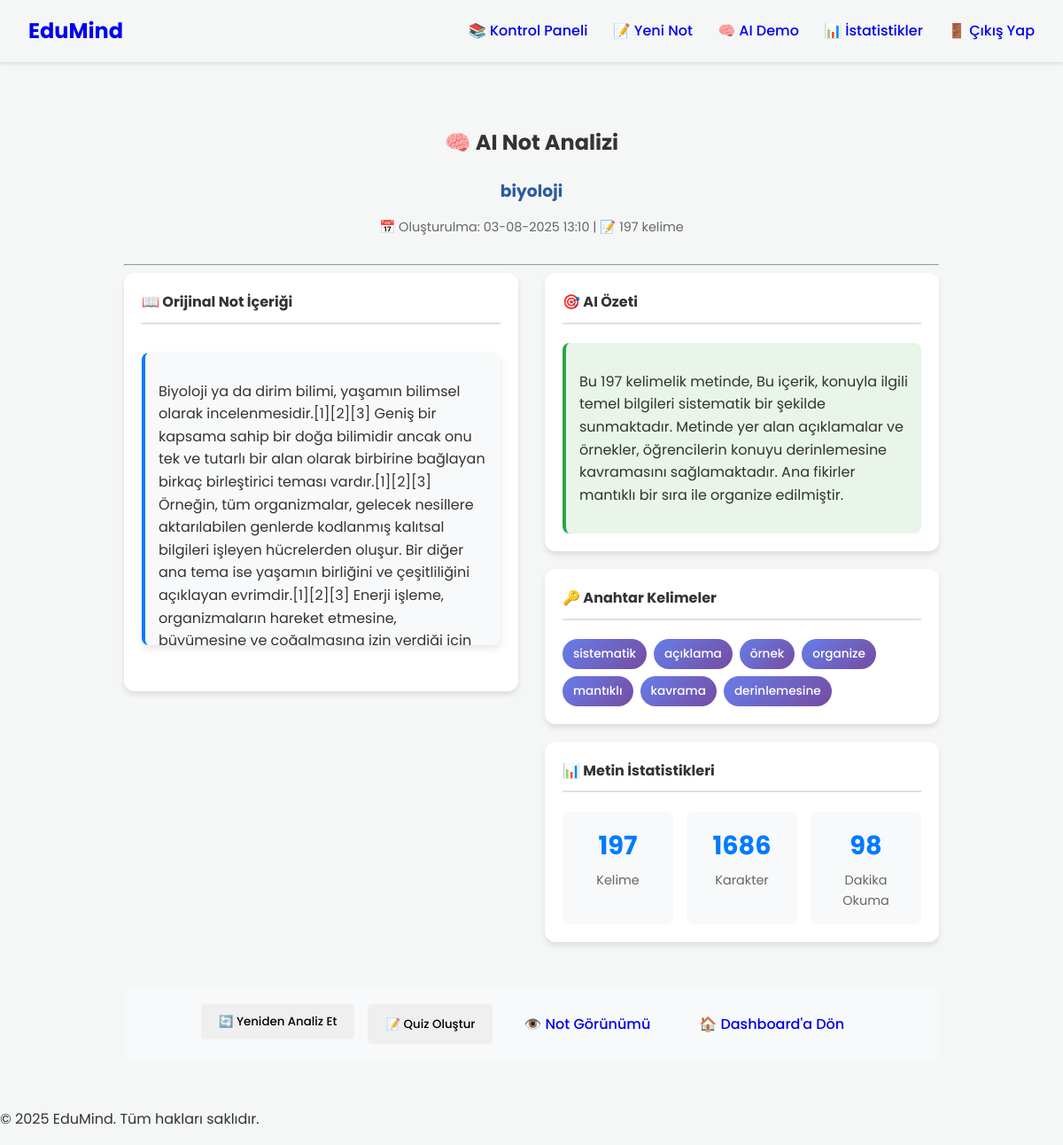
/note/6/analyze (signed in), run on the app's committed database.
### app/models.py (models this page shows, shortened)
class Note(db.Model):
    id = db.Column(db.Integer, primary_key=True)
    title = db.Column(db.String(100), nullable=False)
    content = db.Column(db.Text, nullable=False)
    summary = db.Column(db.Text, nullable=True) # AI tarafından oluşturulan özet
    keywords = db.Column(db.String(200), nullable=True) # AI tarafından çıkarılan anahtar kelimeler
    date_posted = db.Column(db.DateTime, nullable=False, default=datetime.utcnow)
    user_id = db.Column(db.Integer, db.ForeignKey('user.id'), nullable=False)

### app/routes.py (the view)
@main_bp.route("/note/<int:note_id>/analyze", methods=['GET', 'POST'])
@login_required
def analyze_note(note_id):
    note = Note.query.get_or_404(note_id)
    if note.author != current_user:
        return redirect(url_for('main.dashboard'))
    analysis = None
    if request.method == 'POST':
        user_level = current_user.age_group if current_user.age_group else "teen"
        analysis = enhanced_summarize_and_get_keywords(note.content, user_level)
        note.summary = analysis.get('summary', note.summary)
        note.keywords = analysis.get('keywords', note.keywords)
        db.session.commit()
        flash('Not yeniden analiz edildi! 🔄', 'success')
    else:
        analysis = {
            'summary': note.summary,
            'keywords': note.keywords,
            'word_count': len(note.content.split()) if note.content else 0,
            'mode': 'existing'
        }
    return render_template('analyze_note.html', title=f'{note.title} - Analiz', note=note, analysis=analysis)

### app/__init__.py (called while the page is built)
def create_app():
    app = Flask(__name__)
    app.config.from_object(Config)
    try:
        os.makedirs(app.instance_path)
    except OSError:
        pass
    db.init_app(app)
    login_manager.init_app(app)
    from app.routes import main_bp
    app.register_blueprint(main_bp)
    from app.models import User
    @login_manager.user_loader
    def load_user(user_id):
        return User.query.get(int(user_id))
    with app.app_context():
        db.create_all() # Veritabanı tablolarını oluştur
    return app

### app/templates/analyze_note.html (shortened to what this page needs)
{% extends "base.html" %}
{% block content %}
<div class="analyze-container">
    <div class="analyze-header">
        <h2>🧠 AI Not Analizi</h2>
        <div class="note-info">
            <h3>{{ note.title }}</h3>
            <p class="note-meta">
                📅 Oluşturulma: {{ note.date_posted.strftime('%d-%m-%Y %H:%M') }}
                | 📝 {{ analysis.word_count }} kelime
            </p>
        </div>
    </div>
    <hr>
    <div class="analyze-grid">
        <div class="original-content">
            <div class="content-card">
                <h4>📖 Orijinal Not İçeriği</h4>
                <div class="content-box">
                    <p>{{ note.content }}</p>
                </div>
            </div>
        </div>
        <div class="analysis-content">
            <div class="content-card summary-card">
                <h4>🎯 AI Özeti</h4>
                <div class="summary-content">
                    <p>{{ analysis.summary }}</p>
                </div>
            </div>
            <div class="content-card keywords-card">
                <h4>🔑 Anahtar Kelimeler</h4>
                <div class="keywords-container">
                    {% if analysis.keywords %}
                        {% for keyword in analysis.keywords.split(',') %}
                            <span class="keyword-tag">{{ keyword.strip() }}</span>
                        {% endfor %}
                    {% else %}
                        <span class="no-keywords">Anahtar kelime bulunamadı</span>
                    {% endif %}
                </div>
            </div>
            <div class="content-card stats-card">
                <h4>📊 Metin İstatistikleri</h4>
                <div class="stats-grid">
                    <div class="stat-item">
                        <span class="stat-number">{{ analysis.word_count }}</span>
                        <span class="stat-label">Kelime</span>
                    </div>
                    <div class="stat-item">
                        <span class="stat-number">{{ note.content|length }}</span>
                        <span class="stat-label">Karakter</span>
                    </div>
                    <div class="stat-item">
                        <span class="stat-number">{{ (analysis.word_count * 0.5)|round|int }}</span>
                        <span class="stat-label">Dakika Okuma</span>
                    </div>
                </div>
            </div>
        </div>
    </div>
    <div class="action-section">
        <div class="action-buttons">
            <form method="POST" style="display: inline;">
                <button type="submit" class="btn btn-primary">
                    🔄 Yeniden Analiz Et
                </button>
            </form>
            <button onclick="generateQuiz()" class="btn btn-secondary">
                📝 Quiz Oluştur
            </button>
            <a href="{{ url_for('main.view_note', note_id=note.id) }}" class="btn btn-outline">
                👁️ Not Görünümü
            </a>
            <a href="{{ url_for('main.dashboard') }}" class="btn btn-outline">
                🏠 Dashboard'a Dön
            </a>
        </div>
    </div>
</div>
{% endblock %}

### app/static/css/main.css (style rules this page uses)
:root { --font-family: 'Poppins', sans-serif; }
body { font-family: var(--font-family); margin: 0; color: #333; background-color: #f4f7f6; line-height: 1.6; }
a { text-decoration: none; }
.btn { padding: 10px 20px; border: none; border-radius: 5px; cursor: pointer; font-family: var(--font-family); font-weight: 500; transition: background-color 0.3s ease; }
.content-box { max-width: 960px; margin: 2rem auto; padding: 2rem; background: white; border-radius: 8px; box-shadow: 0 4px 8px rgba(0, 0, 0, 0.1); }

### app/templates/analyze_note.html (style rules this page uses)
.analyze-container { max-width: 1200px; margin: 0 auto; padding: 20px; }
.analyze-header { text-align: center; margin-bottom: 30px; }
.note-info h3 { color: #2c5aa0; margin: 10px 0; }
.note-meta { color: #666; font-size: 0.9em; }
.analyze-grid { display: grid; grid-template-columns: 1fr 1fr; gap: 30px; margin-bottom: 30px; }
.content-card { background: white; border-radius: 12px; padding: 20px; box-shadow: 0 4px 6px rgba(0,0,0,0.1); margin-bottom: 20px; }
.content-card h4 { margin-top: 0; color: #333; border-bottom: 2px solid #e0e0e0; padding-bottom: 10px; }
.content-box { background: #f8f9fa; padding: 15px; border-radius: 8px; border-left: 4px solid #007bff; max-height: 300px; overflow-y: auto; }
.summary-content { background: #e8f5e8; padding: 15px; border-radius: 8px; border-left: 4px solid #28a745; }
.keywords-container { display: flex; flex-wrap: wrap; gap: 8px; margin-top: 10px; }
.keyword-tag { background: linear-gradient(135deg, #667eea 0%, #764ba2 100%); color: white; padding: 6px 12px; border-radius: 20px; font-size: 0.85em; font-weight: 500; }
.stats-grid { display: grid; grid-template-columns: repeat(3, 1fr); gap: 15px; margin-top: 15px; }
.stat-item { text-align: center; background: #f8f9fa; padding: 15px; border-radius: 8px; }
.stat-number { display: block; font-size: 1.8em; font-weight: bold; color: #007bff; }
.stat-label { display: block; font-size: 0.9em; color: #666; margin-top: 5px; }
.action-section { background: #f8f9fa; padding: 20px; border-radius: 12px; text-align: center; }
.action-buttons { display: flex; justify-content: center; gap: 15px; flex-wrap: wrap; }

### data on the page
Note: title "biyoloji", date_posted "03-08-2025 13:10", content "Biyoloji ya da dirim bilimi, yaşamın bilimsel olarak incelenmesidir.[1][2][3] Geniş bir kapsama sahip bir doğa bilimidir ancak onu tek ve tutarlı bir alan olarak birbirine bağlayan birkaç birleştirici teması vardır.[1][2][3] Örneğin, tüm organizmalar, gelecek nesillere aktarılabilen genlerde kodlanmış kalıtsal bilgileri işleyen hücrelerden oluşur. Bir diğer ana tema ise yaşamın birliğini ve çeşitliliğini açıklayan evrimdir.[1][2][3] Enerji işleme, organizmaların hareket etmesine,…", summary "Bu 197 kelimelik metinde, Bu içerik, konuyla ilgili temel bilgileri sistematik bir şekilde sunmaktadır. Metinde yer alan açıklamalar ve örnekler, öğrencilerin konuyu derinlemesine kavramasını sağlamaktadır. Ana fikirler mantıklı bir sıra ile organize edilmiştir."

### other printed values
{{ analysis.word_count }} "197"
{{ keyword.strip() }} "sistematik" "açıklama" "örnek" "organize" "mantıklı" "kavrama" "derinlemesine"
{{ note.content|length }} "1686"
{{ (analysis.word_count * 0.5)|round|int }} "98"
